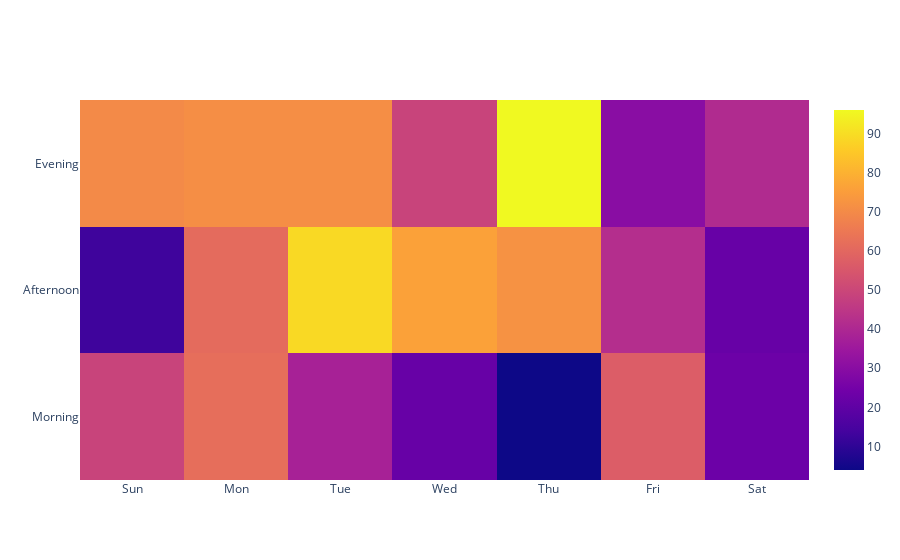

The cell this chart's notebook holds for it:
### Code cell
w = ['Sun','Mon','Tue','Wed','Thu','Fri','Sat']
t = ['Morning','Afternoon','Evening']
n = np.random.randint(1,100,size=(3,7))

fig = go.Figure(data=go.Heatmap(x=w,y=t,z=n))
fig.show()

### Figure 1 — Plotly figure (JSON) as saved in the notebook; plotly's stock layout.template omitted (floating-point values rounded to 4 significant figures)
{"data": [{"type": "heatmap", "x": ["Sun", "Mon", "Tue", "Wed", "Thu", "Fri", "Sat"], "y": ["Morning", "Afternoon", "Evening"], "z": [[49, 62, 38, 22, 4, 57, 23], [13, 61, 89, 76, 72, 42, 22], [70, 71, 71, 49, 96, 30, 41]]}], "layout": {}}
